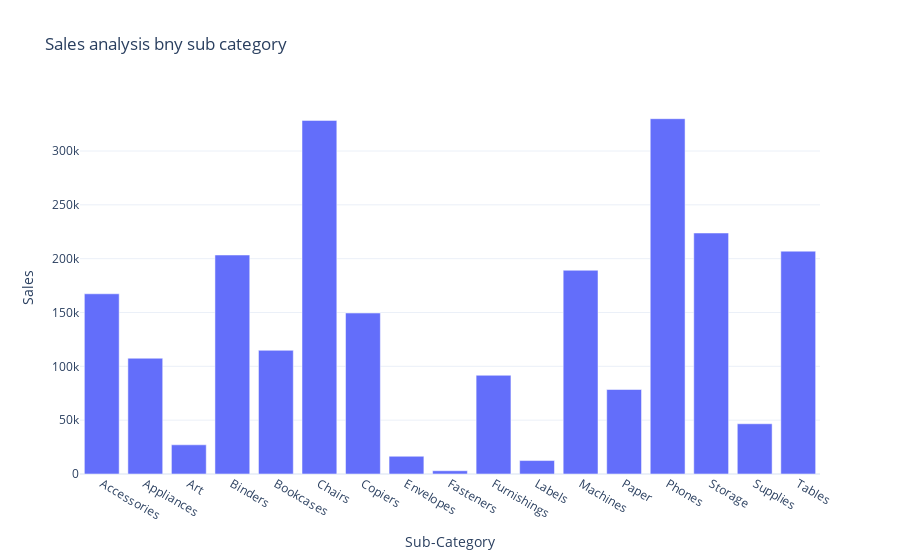

Here is the notebook cell this chart was saved with:
### Code cell
fig = px.bar(sales_by_subcategory, x = 'Sub-Category', y = 'Sales', title = "Sales analysis bny sub category")

fig.show()

### Figure 1 — Plotly figure (JSON) as saved in the notebook; plotly's stock layout.template omitted (floating-point values rounded to 4 significant figures)
{"data": [{"alignmentgroup": "True", "hovertemplate": "Sub-Category=%{x}<br>Sales=%{y}<extra></extra>", "legendgroup": "", "marker": {"color": "#636efa", "pattern": {"shape": ""}}, "name": "", "offsetgroup": "", "orientation": "v", "showlegend": false, "textposition": "auto", "type": "bar", "x": ["Accessories", "Appliances", "Art", "Binders", "Bookcases", "Chairs", "Copiers", "Envelopes", "Fasteners", "Furnishings", "Labels", "Machines", "Paper", "Phones", "Storage", "Supplies", "Tables"], "xaxis": "x", "y": [167400.0, 107500.0, 27120.0, 203400.0, 114900.0, 328400.0, 149500.0, 16480.0, 3024.0, 91710.0, 12490.0, 189200.0, 78480.0, 330000.0, 223800.0, 46670.0, 207000.0], "yaxis": "y"}], "layout": {"barmode": "relative", "legend": {"tracegroupgap": 0}, "title": {"text": "Sales analysis bny sub category"}, "xaxis": {"anchor": "y", "domain": [0, 1], "title": {"text": "Sub-Category"}}, "yaxis": {"anchor": "x", "domain": [0, 1], "title": {"text": "Sales"}}}}
